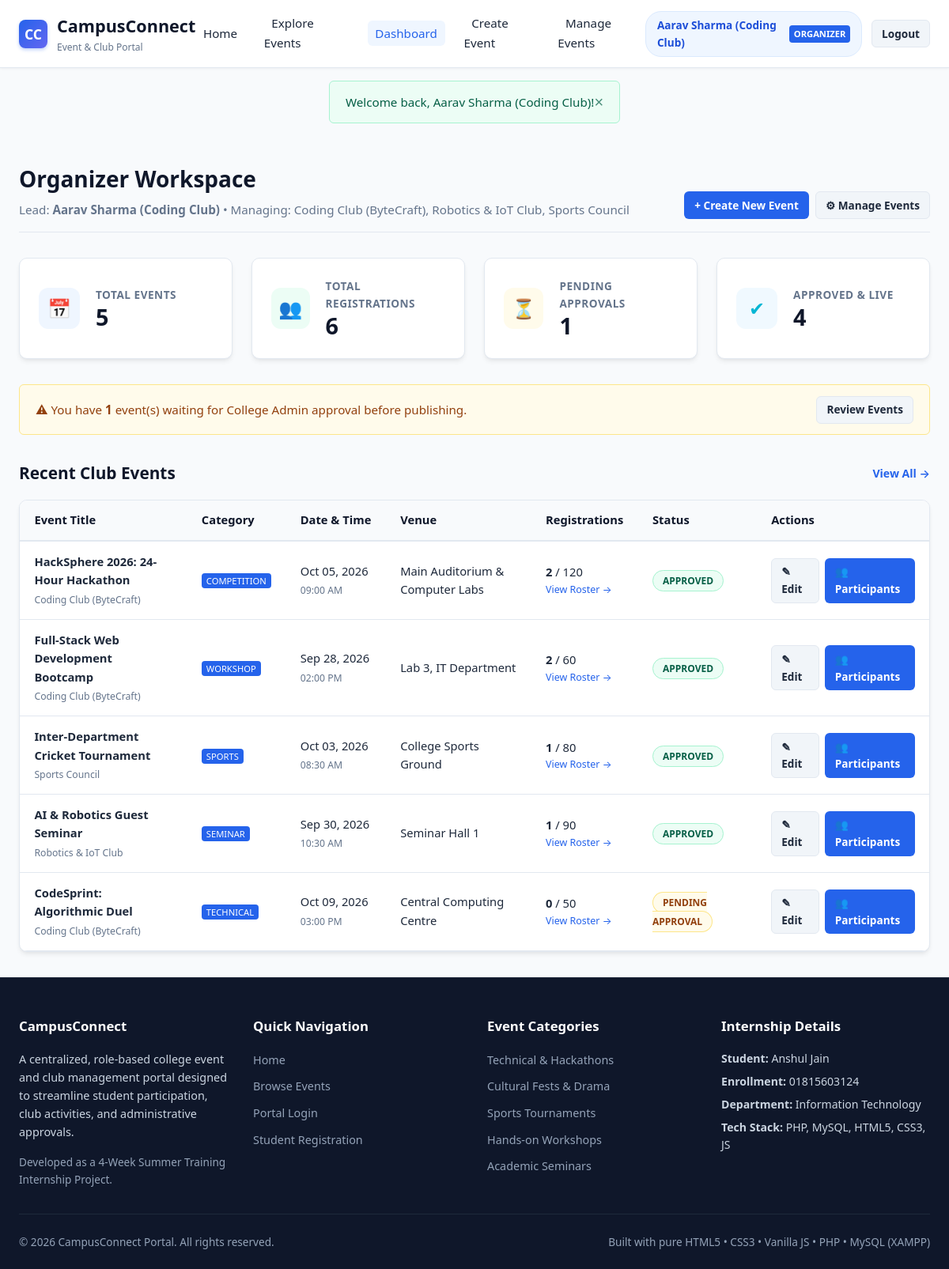
The app's page /organizer/organizer_dashboard.php (signed in) with its own data.
### tables this page shows
CREATE TABLE `events` (
  `id` INT AUTO_INCREMENT PRIMARY KEY,
  `club_id` INT NOT NULL,
  `title` VARCHAR(150) NOT NULL,
  `description` TEXT NOT NULL,
  `category` ENUM('Technical', 'Cultural', 'Sports', 'Workshop', 'Competition', 'Seminar') NOT NULL DEFAULT 'Technical',
  `event_date` DATE NOT NULL,
  `event_time` TIME NOT NULL,
  `venue` VARCHAR(150) NOT NULL,
  `max_participants` INT NOT NULL DEFAULT 100,
  `registration_deadline` DATE NOT NULL,
  `banner_image` VARCHAR(255) DEFAULT NULL,
  `status` ENUM('pending', 'approved', 'rejected', 'completed') DEFAULT 'pending',
  `created_at` TIMESTAMP DEFAULT CURRENT_TIMESTAMP,
  FOREIGN KEY (`club_id`) REFERENCES `clubs`(`id`) ON DELETE CASCADE
);

CREATE TABLE `clubs` (
  `id` INT AUTO_INCREMENT PRIMARY KEY,
  `club_name` VARCHAR(100) NOT NULL,
  `description` TEXT,
  `category` VARCHAR(50) DEFAULT 'Technical',
  `organizer_id` INT NOT NULL,
  `created_at` TIMESTAMP DEFAULT CURRENT_TIMESTAMP,
  FOREIGN KEY (`organizer_id`) REFERENCES `users`(`id`) ON DELETE CASCADE
);

### includes/auth.php (called while the page is built, shortened)
<?php
function isLoggedIn() {
    return isset($_SESSION['user_id']) && !empty($_SESSION['user_id']);
}
function currentUser() {
    return [
        'id'            => $_SESSION['user_id'] ?? null,
        'name'          => $_SESSION['user_name'] ?? 'User',
        'email'         => $_SESSION['user_email'] ?? '',
        'role'          => $_SESSION['user_role'] ?? 'student',
        'department'    => $_SESSION['user_dept'] ?? '',
        'enrollment_no' => $_SESSION['user_enrollment'] ?? ''
    ];
}
function e($string) {
    return htmlspecialchars($string ?? '', ENT_QUOTES, 'UTF-8');
}
?>

### organizer/organizer_dashboard.php (the view, shortened to what this page needs)
<?php
require_once __DIR__ . '/../includes/db.php';
require_once __DIR__ . '/../includes/auth.php';
$organizer = currentUser();
$stmtClubs = $pdo->prepare("SELECT * FROM clubs WHERE organizer_id = ?");
$stmtClubs->execute([$organizer['id']]);
$myClubs = $stmtClubs->fetchAll();
$clubIds = array_column($myClubs, 'id');
$totalClubEvents = 0;
$totalRegistrations = 0;
$pendingEvents = 0;
$approvedEvents = 0;
$recentEvents = [];
if (!empty($clubIds)) {
    $inClause = implode(',', array_fill(0, count($clubIds), '?'));
    $stmt1 = $pdo->prepare("SELECT COUNT(*) FROM events WHERE club_id IN ($inClause)");
    $stmt1->execute($clubIds);
    $totalClubEvents = $stmt1->fetchColumn();
    $stmt2 = $pdo->prepare("SELECT COUNT(*) FROM events WHERE club_id IN ($inClause) AND status = 'pending'");
    $stmt2->execute($clubIds);
    $pendingEvents = $stmt2->fetchColumn();
    $stmt3 = $pdo->prepare("SELECT COUNT(*) FROM events WHERE club_id IN ($inClause) AND status = 'approved'");
    $stmt3->execute($clubIds);
    $approvedEvents = $stmt3->fetchColumn();
    $stmt4 = $pdo->prepare("
        SELECT COUNT(r.id)
        FROM registrations r
        JOIN events e ON r.event_id = e.id
        WHERE e.club_id IN ($inClause) AND r.status = 'confirmed'
    ");
    $stmt4->execute($clubIds);
    $totalRegistrations = $stmt4->fetchColumn();
    $stmt5 = $pdo->prepare("
        SELECT e.*, c.club_name,
               (SELECT COUNT(*) FROM registrations r WHERE r.event_id = e.id AND r.status = 'confirmed') AS attendee_count
        FROM events e
        JOIN clubs c ON e.club_id = c.id
        WHERE e.club_id IN ($inClause)
        ORDER BY e.created_at DESC
        LIMIT 6
    ");
    $stmt5->execute($clubIds);
    $recentEvents = $stmt5->fetchAll();
}
require_once __DIR__ . '/../includes/header.php';
?>
<div class="container">
    <div class="page-header">
        <div>
            <h1 class="page-title">Organizer Workspace</h1>
            <p class="page-subtitle">
                Lead: <strong><?= e($organizer['name']) ?></strong> &bull;
                Managing:
                <?php
                if (!empty($myClubs)) {
                    echo implode(', ', array_map(function($c) { return e($c['club_name']); }, $myClubs));
                } else {
                    echo 'No clubs currently assigned';
                }
                ?>
            </p>
        </div>
        <div style="display: flex; gap: 0.5rem;">
            <a href="create_event.php" class="btn btn-primary btn-sm">&#43; Create New Event</a>
            <a href="manage_events.php" class="btn btn-secondary btn-sm">&#9881; Manage Events</a>
        </div>
    </div>
    <div class="dash-kpis">
        <div class="kpi-card">
            <div class="kpi-icon">&#128197;</div>
            <div class="kpi-info">
                <h4>Total Events</h4>
                <div class="number"><?= number_format($totalClubEvents) ?></div>
            </div>
        </div>
        <div class="kpi-card">
            <div class="kpi-icon success">&#128101;</div>
            <div class="kpi-info">
                <h4>Total Registrations</h4>
                <div class="number"><?= number_format($totalRegistrations) ?></div>
            </div>
        </div>
        <div class="kpi-card">
            <div class="kpi-icon warning">&#9203;</div>
            <div class="kpi-info">
                <h4>Pending Approvals</h4>
                <div class="number"><?= number_format($pendingEvents) ?></div>
            </div>
        </div>
        <div class="kpi-card">
            <div class="kpi-icon info">&#10004;</div>
            <div class="kpi-info">
                <h4>Approved &amp; Live</h4>
                <div class="number"><?= number_format($approvedEvents) ?></div>
            </div>
        </div>
    </div>
    <?php if ($pendingEvents > 0): ?>
        <div class="flash-alert flash-warning" style="margin-bottom: 2rem;">
            <span>&#9888; You have <strong><?= $pendingEvents ?></strong> event(s) waiting for College Admin approval before publishing.</span>
            <a href="manage_events.php" class="btn btn-secondary btn-sm" style="margin-left: auto;">Review Events</a>
        </div>
    <?php endif; ?>
    <div style="display: flex; justify-content: space-between; align-items: center; margin-bottom: 1rem;">
        <h2 style="font-size: 1.3rem; color: var(--secondary);">Recent Club Events</h2>
        <a href="manage_events.php" style="font-size: 0.88rem; font-weight: 600;">View All &rarr;</a>
    </div>
    <?php if (!empty($recentEvents)): ?>
        <div class="table-responsive">
            <table class="table">
                <thead>
                    <tr>
                        <th>Event Title</th>
                        <th>Category</th>
                        <th>Date &amp; Time</th>
                        <th>Venue</th>
                        <th>Registrations</th>
                        <th>Status</th>
                        <th>Actions</th>
                    </tr>
                </thead>
                <tbody>
                    <?php foreach ($recentEvents as $ev): ?>
                        <tr>
                            <td>
                                <strong><?= e($ev['title']) ?></strong><br>
                                <small style="color: var(--text-muted);"><?= e($ev['club_name']) ?></small>
                            </td>
                            <td><span class="role-tag"><?= e($ev['category']) ?></span></td>
                            <td>
                                <?= date('M d, Y', strtotime($ev['event_date'])) ?><br>
                                <small style="color: var(--text-muted);"><?= date('h:i A', strtotime($ev['event_time'])) ?></small>
                            </td>
                            <td><?= e($ev['venue']) ?></td>
                            <td>
                                <strong><?= $ev['attendee_count'] ?></strong> / <?= $ev['max_participants'] ?>
                                <a href="participants.php?event_id=<?= $ev['id'] ?>" style="font-size: 0.78rem; display: block; color: var(--primary);">View Roster &rarr;</a>
                            </td>
                            <td>
                                <?php if ($ev['status'] === 'approved'): ?>
                                    <span class="event-status-tag status-approved" style="position: static;">Approved</span>
                                <?php elseif ($ev['status'] === 'pending'): ?>
                                    <span class="event-status-tag status-pending" style="position: static;">Pending Approval</span>
                                <?php elseif ($ev['status'] === 'rejected'): ?>
                                    <span class="event-status-tag status-rejected" style="position: static;">Rejected</span>
                                <?php else: ?>
                                    <span class="event-status-tag status-completed" style="position: static;">Completed</span>
                                <?php endif; ?>
                            </td>
                            <td>
                                <div style="display: flex; gap: 0.4rem;">
                                    <a href="edit_event.php?id=<?= $ev['id'] ?>" class="btn btn-secondary btn-sm">&#9998; Edit</a>
                                    <a href="participants.php?event_id=<?= $ev['id'] ?>" class="btn btn-primary btn-sm">&#128101; Participants</a>
                                </div>
                            </td>
                        </tr>
                    <?php endforeach; ?>
                </tbody>
            </table>
        </div>
    <?php endif; ?>
</div>
<?php require_once __DIR__ . '/../includes/footer.php'; ?>

### css/style.css (style rules this page uses)
:root { --primary: #2563eb; --primary-dark: #1d4ed8; --primary-light: #eff6ff; --secondary: #0f172a; --accent: #6366f1; --success: #10b981; --success-bg: #ecfdf5; --warning: #f59e0b; --warning-bg: #fffbeb; --danger: #ef4444; --danger-bg: #fef2f2; --info: #06b6d4; --bg-main: #f8fafc; --bg-card: #ffffff; --border: #e2e8f0; --text-main: #1e293b; --text-muted: #64748b; --text-light: #94a3b8; --radius: 10px; --radius-sm: 6px; --shadow: 0 4px 6px -1px rgba(0, 0, 0, 0.07), 0 2px 4px -2px rgba(0, 0, 0, 0.05); --shadow-lg: 0 10px 15px -3px rgba(0, 0, 0, 0.08), 0 4px 6px -4px rgba(0, 0, 0, 0.04); --transition: all 0.2s ease-in-out; }
* { margin: 0; padding: 0; box-sizing: border-box; }
body { font-family: 'Segoe UI', system-ui, -apple-system, BlinkMacSystemFont, Roboto, sans-serif; background-color: var(--bg-main); color: var(--text-main); line-height: 1.6; min-height: 100vh; display: flex; flex-direction: column; }
a { color: var(--primary); text-decoration: none; transition: var(--transition); }
.role-tag { font-size: 0.7rem; text-transform: uppercase; background: var(--primary); color: #fff; padding: 2px 6px; border-radius: 4px; }
.btn { display: inline-flex; align-items: center; justify-content: center; gap: 0.4rem; padding: 0.55rem 1.15rem; font-size: 0.95rem; font-weight: 600; border-radius: var(--radius-sm); border: 1px solid transparent; cursor: pointer; transition: var(--transition); text-decoration: none; }
.btn-primary { background-color: var(--primary); color: #ffffff !important; }
.btn-secondary { background-color: #f1f5f9; color: var(--text-main) !important; border-color: var(--border); }
.btn-sm { padding: 0.35rem 0.75rem; font-size: 0.85rem; }
.flash-alert { padding: 0.85rem 1.25rem; border-radius: var(--radius-sm); margin-bottom: 1rem; display: flex; align-items: center; justify-content: space-between; font-size: 0.95rem; font-weight: 500; }
.flash-warning { background-color: var(--warning-bg); border: 1px solid #fde68a; color: #92400e; }
.container { max-width: 1200px; margin: 0 auto; padding: 2rem 1.5rem; flex: 1; width: 100%; }
.page-header { margin-bottom: 2rem; display: flex; justify-content: space-between; align-items: flex-end; flex-wrap: wrap; gap: 1rem; border-bottom: 1px solid var(--border); padding-bottom: 1rem; }
.page-title { font-size: 1.75rem; font-weight: 700; color: var(--secondary); }
.page-subtitle { font-size: 0.95rem; color: var(--text-muted); margin-top: 0.25rem; }
.event-status-tag { position: absolute; top: 12px; right: 12px; padding: 0.25rem 0.75rem; border-radius: 20px; font-size: 0.75rem; font-weight: 600; text-transform: uppercase; }
.status-approved { background-color: var(--success-bg); color: #065f46; border: 1px solid #a7f3d0; }
.status-pending { background-color: var(--warning-bg); color: #92400e; border: 1px solid #fde68a; }
.table-responsive { width: 100%; overflow-x: auto; background: #ffffff; border: 1px solid var(--border); border-radius: var(--radius); box-shadow: var(--shadow); }
.table { width: 100%; border-collapse: collapse; text-align: left; font-size: 0.92rem; }
.table th { background: #f8fafc; padding: 0.85rem 1.15rem; font-weight: 600; color: var(--secondary); border-bottom: 2px solid var(--border); white-space: nowrap; }
.table td { padding: 0.85rem 1.15rem; border-bottom: 1px solid var(--border); vertical-align: middle; }
.dash-kpis { display: grid; grid-template-columns: repeat(auto-fit, minmax(220px, 1fr)); gap: 1.5rem; margin-bottom: 2rem; }
.kpi-card { background: #ffffff; border: 1px solid var(--border); border-radius: var(--radius); padding: 1.5rem; display: flex; align-items: center; gap: 1.25rem; box-shadow: var(--shadow); }
.kpi-icon { width: 52px; height: 52px; border-radius: 12px; display: flex; align-items: center; justify-content: center; font-size: 1.5rem; background: var(--primary-light); color: var(--primary); }
.kpi-icon.success { background: var(--success-bg); color: var(--success); }
.kpi-icon.warning { background: var(--warning-bg); color: var(--warning); }
.kpi-icon.info { background: #f0f9ff; color: var(--info); }
.kpi-info h4 { font-size: 0.85rem; color: var(--text-muted); text-transform: uppercase; letter-spacing: 0.5px; }
.kpi-info .number { font-size: 1.8rem; font-weight: 700; color: var(--secondary); line-height: 1.2; }

### records on screen
events: title "HackSphere 2026: 24-Hour Hackathon", club.club_name "Coding Club (ByteCraft)", category "COMPETITION", event_date "Oct 05, 2026", event_time "09:00 AM", venue "Main Auditorium & Computer Labs", attendee_count "2", max_participants "120", status "APPROVED"
events: title "Full-Stack Web Development Bootcamp", club.club_name "Coding Club (ByteCraft)", category "WORKSHOP", event_date "Sep 28, 2026", event_time "02:00 PM", venue "Lab 3, IT Department", attendee_count "2", max_participants "60", status "APPROVED"
events: title "Inter-Department Cricket Tournament", club.club_name "Sports Council", category "SPORTS", event_date "Oct 03, 2026", event_time "08:30 AM", venue "College Sports Ground", attendee_count "1", max_participants "80", status "APPROVED"
events: title "AI & Robotics Guest Seminar", club.club_name "Robotics & IoT Club", category "SEMINAR", event_date "Sep 30, 2026", event_time "10:30 AM", venue "Seminar Hall 1", attendee_count "1", max_participants "90", status "APPROVED"
events: title "CodeSprint: Algorithmic Duel", club.club_name "Coding Club (ByteCraft)", category "TECHNICAL", event_date "Oct 09, 2026", event_time "03:00 PM", venue "Central Computing Centre", attendee_count "0", max_participants "50", status "PENDING APPROVAL"

### other values on screen
$user['name'] "Aarav Sharma (Coding Club)"
$user['role'] "ORGANIZER"
$flash['message'] "Welcome back, Aarav Sharma (Coding Club)!"
$organizer['name'] "Aarav Sharma (Coding Club)"
$totalClubEvents "5"
$totalRegistrations "6"
$pendingEvents "1"
$approvedEvents "4"
